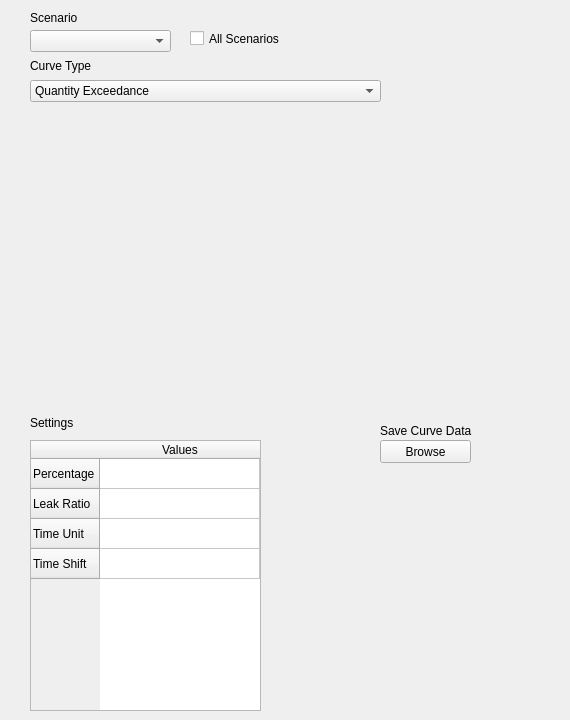
      <widget class="QWidget" name="curve_tab">
       <attribute name="title">
        <string>Curve</string>
       </attribute>
       <widget class="QComboBox" name="curve_type_combo">
        <property name="geometry">
         <rect>
          <x>30</x>
          <y>80</y>
          <width>351</width>
          <height>22</height>
         </rect>
        </property>
        <item>
         <property name="text">
          <string>Quantity Exceedance</string>
         </property>
        </item>
        <item>
         <property name="text">
          <string>Delivery Exceedance</string>
         </property>
        </item>
       </widget>
       <widget class="QCheckBox" name="all_scenarios_checkbox">
        <property name="geometry">
         <rect>
          <x>190</x>
          <y>30</y>
          <width>121</width>
          <height>17</height>
         </rect>
        </property>
        <property name="text">
         <string>All Scenarios</string>
        </property>
        <property name="checked">
         <bool>false</bool>
        </property>
       </widget>
       <widget class="QLabel" name="label_23">
        <property name="geometry">
         <rect>
          <x>30</x>
          <y>412</y>
          <width>47</width>
          <height>21</height>
         </rect>
        </property>
        <property name="text">
         <string>Settings</string>
        </property>
       </widget>
       <widget class="QPushButton" name="save_curve_button">
        <property name="geometry">
         <rect>
          <x>380</x>
          <y>440</y>
          <width>91</width>
          <height>23</height>
         </rect>
        </property>
        <property name="text">
         <string>Browse</string>
        </property>
       </widget>
       <widget class="QTableWidget" name="curve_settings_table">
        <property name="geometry">
         <rect>
          <x>30</x>
          <y>440</y>
          <width>231</width>
          <height>271</height>
         </rect>
        </property>
        <property name="selectionMode">
         <enum>QAbstractItemView::NoSelection</enum>
        </property>
        <property name="selectionBehavior">
         <enum>QAbstractItemView::SelectItems</enum>
        </property>
        <attribute name="horizontalHeaderStretchLastSection">
         <bool>true</bool>
        </attribute>
        <row>
         <property name="text">
          <string>Percentage</string>
         </property>
        </row>
        <row>
         <property name="text">
          <string>Leak Ratio</string>
         </property>
        </row>
        <row>
         <property name="text">
          <string>Time Unit</string>
         </property>
        </row>
        <row>
         <property name="text">
          <string>Time Shift</string>
         </property>
        </row>
        <column>
         <property name="text">
          <string>Values</string>
         </property>
        </column>
        <item row="0" column="0">
         <property name="text">
          <string/>
         </property>
        </item>
        <item row="2" column="0">
         <property name="text">
          <string/>
         </property>
        </item>
        <item row="3" column="0">
         <property name="text">
          <string/>
         </property>
        </item>
       </widget>
       <widget class="QComboBox" name="scenario_combo">
        <property name="geometry">
         <rect>
          <x>30</x>
          <y>30</y>
          <width>141</width>
          <height>22</height>
         </rect>
        </property>
       </widget>
       <widget class="MplWidget" name="mpl_curve" native="true">
        <property name="geometry">
         <rect>
          <x>30</x>
          <y>110</y>
          <width>531</width>
          <height>291</height>
         </rect>
        </property>
       </widget>
       <widget class="QLabel" name="label_25">
        <property name="geometry">
         <rect>
          <x>30</x>
          <y>10</y>
          <width>81</width>
          <height>16</height>
         </rect>
        </property>
        <property name="text">
         <string>Scenario</string>
        </property>
       </widget>
       <widget class="QLabel" name="label_26">
        <property name="geometry">
         <rect>
          <x>30</x>
          <y>55</y>
          <width>81</width>
          <height>21</height>
         </rect>
        </property>
        <property name="text">
         <string>Curve Type</string>
        </property>
       </widget>
       <widget class="QLabel" name="label_24">
        <property name="geometry">
         <rect>
          <x>380</x>
          <y>420</y>
          <width>101</width>
          <height>21</height>
         </rect>
        </property>
        <property name="text">
         <string>Save Curve Data</string>
        </property>
       </widget>
      </widget>
